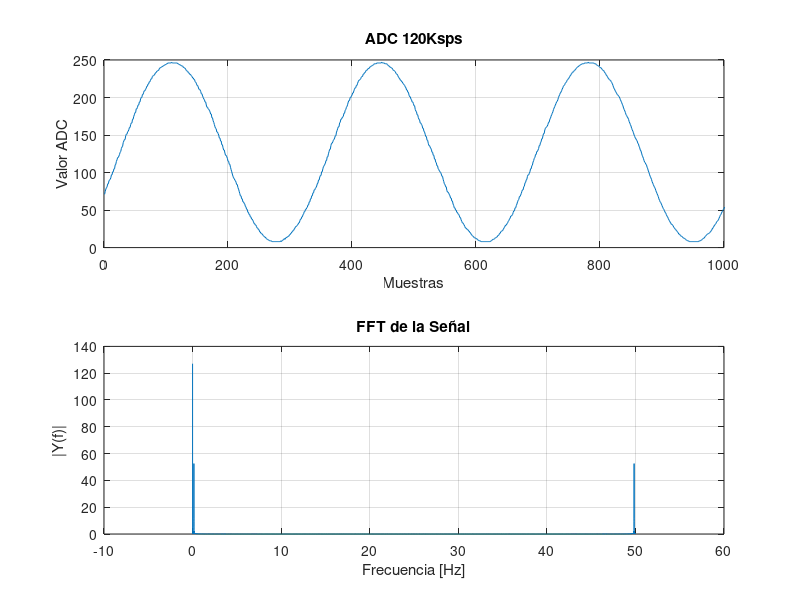
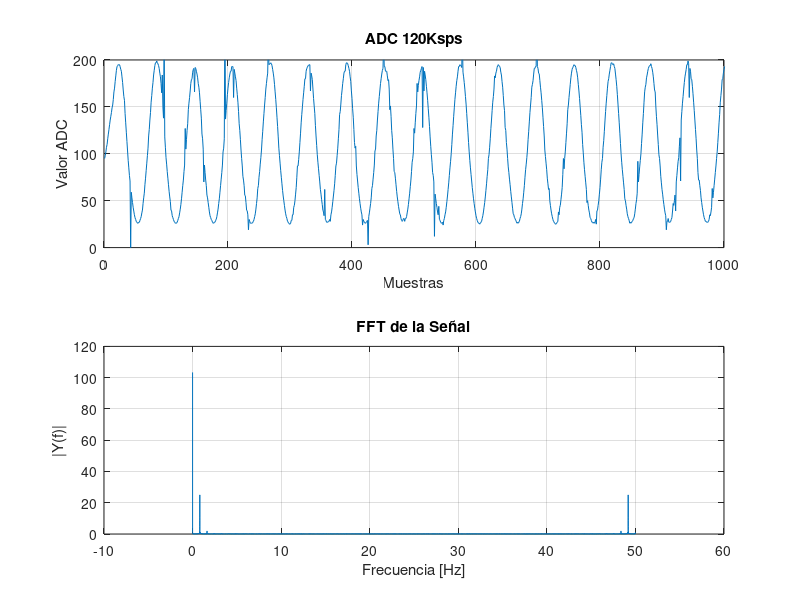

Reproduce these figures in MATLAB, in order.
clear all;
close all;
clc;
commandwindow;

% Cargo los datos
data_tx = load("data_enviada.txt");
% Grafico la señal
figure('Name','Señal Enviada');
subplot(2,1,1);
plot(data_tx);
title('ADC 120Ksps');
xlabel('Muestras');
xlim([0,1000]);
ylabel('Valor ADC');
grid 'on';
% Calculo la FFT
N = length(data_tx);
Y = fft(data_tx);
frecuencias = (0:N-1)*(50)/N;
amplitud = abs(Y/N);
subplot(2,1,2);
plot(frecuencias, amplitud);
title('FFT de la Señal');
xlabel('Frecuencia [Hz]');
xlim([-10,60]);
ylabel('|Y(f)|');
grid 'on';
valor_medio = mean(data_tx);
disp(['Valor Medio: ', num2str(valor_medio)]);

% Cargo los datos
data_rx = load("data_recibida.txt");
% Grafico la señal
figure('Name','Señal Recibida');
subplot(2,1,1);
plot(data_rx);
title('ADC 120Ksps');
xlabel('Muestras');
xlim([0,1000]);
ylabel('Valor ADC');
ylim([0,200]);
grid 'on';
% Calculo la FFT
N = length(data_rx);
Y = fft(data_rx);
frecuencias = (0:N-1)*(50)/N;
amplitud = abs(Y/N);
subplot(2,1,2);
plot(frecuencias, amplitud);
title('FFT de la Señal');
xlabel('Frecuencia [Hz]');
xlim([-10,60]);
ylabel('|Y(f)|');
grid 'on';
valor_medio = mean(data_rx);
disp(['Valor Medio: ', num2str(valor_medio)]);
